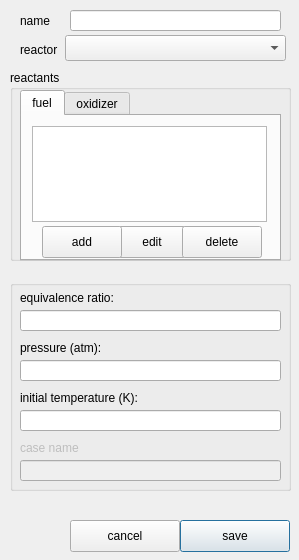
<?xml version="1.0" encoding="UTF-8"?>
<ui version="4.0">
 <class>Dialog</class>
 <widget class="QDialog" name="Dialog">
  <property name="geometry">
   <rect>
    <x>0</x>
    <y>0</y>
    <width>299</width>
    <height>560</height>
   </rect>
  </property>
  <property name="sizePolicy">
   <sizepolicy hsizetype="Preferred" vsizetype="Preferred">
    <horstretch>0</horstretch>
    <verstretch>0</verstretch>
   </sizepolicy>
  </property>
  <property name="windowTitle">
   <string>database</string>
  </property>
  <widget class="QLineEdit" name="txt_name">
   <property name="enabled">
    <bool>true</bool>
   </property>
   <property name="geometry">
    <rect>
     <x>70</x>
     <y>10</y>
     <width>211</width>
     <height>21</height>
    </rect>
   </property>
   <property name="text">
    <string/>
   </property>
  </widget>
  <widget class="QLabel" name="label">
   <property name="enabled">
    <bool>true</bool>
   </property>
   <property name="geometry">
    <rect>
     <x>20</x>
     <y>13</y>
     <width>41</width>
     <height>16</height>
    </rect>
   </property>
   <property name="text">
    <string>name</string>
   </property>
  </widget>
  <widget class="QGroupBox" name="groupBox">
   <property name="geometry">
    <rect>
     <x>10</x>
     <y>70</y>
     <width>281</width>
     <height>191</height>
    </rect>
   </property>
   <property name="title">
    <string>reactants</string>
   </property>
   <property name="flat">
    <bool>true</bool>
   </property>
   <widget class="QTabWidget" name="tabWidget">
    <property name="geometry">
     <rect>
      <x>10</x>
      <y>20</y>
      <width>261</width>
      <height>171</height>
     </rect>
    </property>
    <property name="currentIndex">
     <number>0</number>
    </property>
    <widget class="QWidget" name="tab">
     <attribute name="title">
      <string>fuel</string>
     </attribute>
     <widget class="QListView" name="list_fuel">
      <property name="enabled">
       <bool>true</bool>
      </property>
      <property name="geometry">
       <rect>
        <x>10</x>
        <y>10</y>
        <width>235</width>
        <height>96</height>
       </rect>
      </property>
     </widget>
     <widget class="QPushButton" name="btn_edit_fuel">
      <property name="enabled">
       <bool>true</bool>
      </property>
      <property name="geometry">
       <rect>
        <x>90</x>
        <y>110</y>
        <width>80</width>
        <height>32</height>
       </rect>
      </property>
      <property name="text">
       <string>edit</string>
      </property>
      <property name="autoDefault">
       <bool>false</bool>
      </property>
     </widget>
     <widget class="QPushButton" name="btn_add_fuel">
      <property name="enabled">
       <bool>true</bool>
      </property>
      <property name="geometry">
       <rect>
        <x>20</x>
        <y>110</y>
        <width>80</width>
        <height>32</height>
       </rect>
      </property>
      <property name="text">
       <string>add</string>
      </property>
      <property name="autoDefault">
       <bool>false</bool>
      </property>
     </widget>
     <widget class="QPushButton" name="btn_del_fuel">
      <property name="enabled">
       <bool>true</bool>
      </property>
      <property name="geometry">
       <rect>
        <x>160</x>
        <y>110</y>
        <width>80</width>
        <height>32</height>
       </rect>
      </property>
      <property name="text">
       <string>delete</string>
      </property>
      <property name="autoDefault">
       <bool>false</bool>
      </property>
     </widget>
    </widget>
    <widget class="QWidget" name="tab_2">
     <attribute name="title">
      <string>oxidizer</string>
     </attribute>
     <widget class="QPushButton" name="btn_del_oxid">
      <property name="enabled">
       <bool>true</bool>
      </property>
      <property name="geometry">
       <rect>
        <x>160</x>
        <y>110</y>
        <width>80</width>
        <height>32</height>
       </rect>
      </property>
      <property name="text">
       <string>delete</string>
      </property>
      <property name="autoDefault">
       <bool>false</bool>
      </property>
     </widget>
     <widget class="QListView" name="list_oxid">
      <property name="enabled">
       <bool>true</bool>
      </property>
      <property name="geometry">
       <rect>
        <x>10</x>
        <y>10</y>
        <width>235</width>
        <height>96</height>
       </rect>
      </property>
     </widget>
     <widget class="QPushButton" name="btn_add_oxid">
      <property name="enabled">
       <bool>true</bool>
      </property>
      <property name="geometry">
       <rect>
        <x>20</x>
        <y>110</y>
        <width>80</width>
        <height>32</height>
       </rect>
      </property>
      <property name="text">
       <string>add</string>
      </property>
      <property name="autoDefault">
       <bool>false</bool>
      </property>
     </widget>
     <widget class="QPushButton" name="btn_edit_oxid">
      <property name="enabled">
       <bool>true</bool>
      </property>
      <property name="geometry">
       <rect>
        <x>90</x>
        <y>110</y>
        <width>80</width>
        <height>32</height>
       </rect>
      </property>
      <property name="text">
       <string>edit</string>
      </property>
      <property name="autoDefault">
       <bool>false</bool>
      </property>
     </widget>
    </widget>
   </widget>
  </widget>
  <widget class="QGroupBox" name="groupBox_3">
   <property name="geometry">
    <rect>
     <x>10</x>
     <y>280</y>
     <width>281</width>
     <height>211</height>
    </rect>
   </property>
   <property name="title">
    <string/>
   </property>
   <property name="flat">
    <bool>true</bool>
   </property>
   <widget class="QLabel" name="label_phi_ign_2">
    <property name="enabled">
     <bool>true</bool>
    </property>
    <property name="geometry">
     <rect>
      <x>10</x>
      <y>10</y>
      <width>141</width>
      <height>16</height>
     </rect>
    </property>
    <property name="text">
     <string>equivalence ratio:</string>
    </property>
   </widget>
   <widget class="QLineEdit" name="txt_phi">
    <property name="enabled">
     <bool>true</bool>
    </property>
    <property name="geometry">
     <rect>
      <x>10</x>
      <y>30</y>
      <width>261</width>
      <height>21</height>
     </rect>
    </property>
   </widget>
   <widget class="QLineEdit" name="txt_atm">
    <property name="enabled">
     <bool>true</bool>
    </property>
    <property name="geometry">
     <rect>
      <x>10</x>
      <y>80</y>
      <width>261</width>
      <height>21</height>
     </rect>
    </property>
   </widget>
   <widget class="QLabel" name="label_atm_ign_2">
    <property name="enabled">
     <bool>true</bool>
    </property>
    <property name="geometry">
     <rect>
      <x>10</x>
      <y>60</y>
      <width>141</width>
      <height>16</height>
     </rect>
    </property>
    <property name="text">
     <string>pressure (atm):</string>
    </property>
   </widget>
   <widget class="QLabel" name="label_T0_ign_2">
    <property name="enabled">
     <bool>true</bool>
    </property>
    <property name="geometry">
     <rect>
      <x>10</x>
      <y>110</y>
      <width>141</width>
      <height>16</height>
     </rect>
    </property>
    <property name="text">
     <string>initial temperature (K):</string>
    </property>
   </widget>
   <widget class="QLineEdit" name="txt_T0">
    <property name="enabled">
     <bool>true</bool>
    </property>
    <property name="geometry">
     <rect>
      <x>10</x>
      <y>130</y>
      <width>261</width>
      <height>21</height>
     </rect>
    </property>
    <property name="text">
     <string/>
    </property>
   </widget>
   <widget class="QLabel" name="label_T0_ign_3">
    <property name="enabled">
     <bool>false</bool>
    </property>
    <property name="geometry">
     <rect>
      <x>10</x>
      <y>160</y>
      <width>141</width>
      <height>16</height>
     </rect>
    </property>
    <property name="text">
     <string>case name</string>
    </property>
   </widget>
   <widget class="QLineEdit" name="txt_case">
    <property name="enabled">
     <bool>false</bool>
    </property>
    <property name="geometry">
     <rect>
      <x>10</x>
      <y>180</y>
      <width>261</width>
      <height>21</height>
     </rect>
    </property>
    <property name="text">
     <string/>
    </property>
   </widget>
  </widget>
  <widget class="QLabel" name="label_2">
   <property name="enabled">
    <bool>true</bool>
   </property>
   <property name="geometry">
    <rect>
     <x>20</x>
     <y>40</y>
     <width>41</width>
     <height>20</height>
    </rect>
   </property>
   <property name="text">
    <string>reactor</string>
   </property>
  </widget>
  <widget class="QComboBox" name="cb_reactor">
   <property name="geometry">
    <rect>
     <x>65</x>
     <y>35</y>
     <width>221</width>
     <height>26</height>
    </rect>
   </property>
  </widget>
  <widget class="QPushButton" name="btn_save">
   <property name="geometry">
    <rect>
     <x>180</x>
     <y>520</y>
     <width>110</width>
     <height>32</height>
    </rect>
   </property>
   <property name="text">
    <string>save</string>
   </property>
   <property name="autoDefault">
    <bool>false</bool>
   </property>
   <property name="default">
    <bool>true</bool>
   </property>
  </widget>
  <widget class="QPushButton" name="btn_cancel">
   <property name="geometry">
    <rect>
     <x>70</x>
     <y>520</y>
     <width>110</width>
     <height>32</height>
    </rect>
   </property>
   <property name="text">
    <string>cancel</string>
   </property>
   <property name="autoDefault">
    <bool>false</bool>
   </property>
  </widget>
 </widget>
 <resources/>
 <connections/>
</ui>
